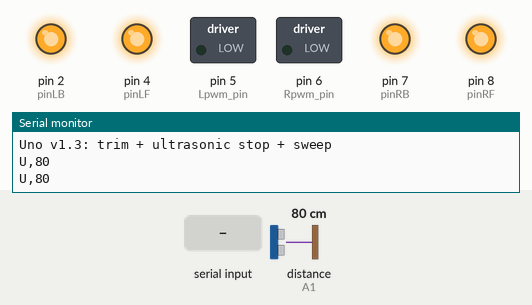
This sketch was run on a simulated Arduino Uno, built with avr-gcc and run on an emulated ATmega328P. Parts: switched loads named in the sketch (green lamp = pin HIGH), output pins drawn as LEDs (lit = HIGH), the last lines printed to the serial monitor. Wiring (inferred from the names in the program): ultrasonic range finder: trigger A0; echo A1. The test bench sets the inputs (shaded band); at power-on: distance to the obstacle (sensor on A1) 80 cm. The echo pulse lasts 58.3 µs per cm; pins used as bus, display or sensor lines are not drawn.

Above: at 1.2 s.
1.3 s: "L\n" received over Serial
At 2.5 s:
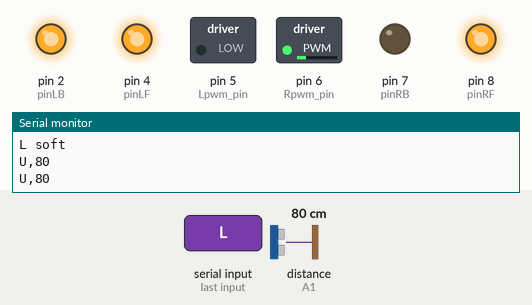
2.8 s: "F\n" received over the second serial link
At 3.8 s:
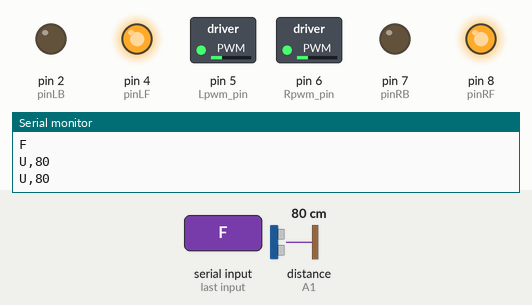
4.3 s: "B\n" received over Serial
At 4.8 s:
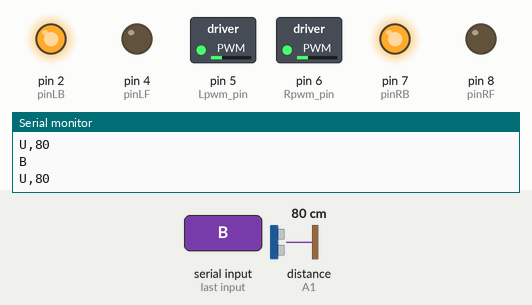
5.8 s: "R\n" received over the second serial link
At 7.0 s:
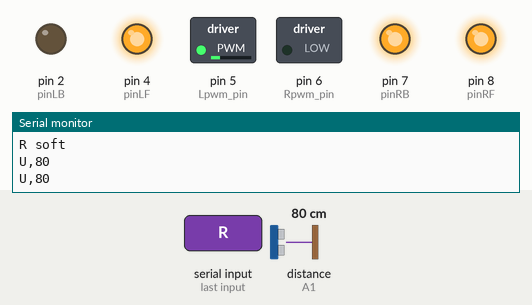
7.3 s: "30,150\n" received over Serial
At 8.3 s:
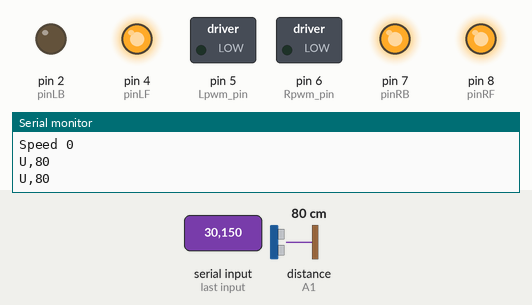
8.8 s: "B\n" received over the second serial link
At 9.4 s:
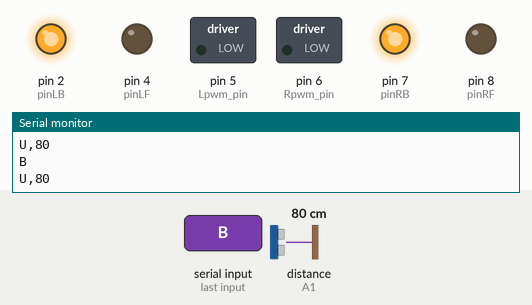
Timing chart, 0 to 11.3 s (numbered marks = the images above; inputs shaded):
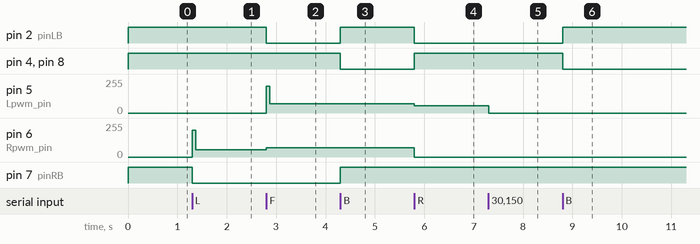

The sketch:

Uno_Rover_CAM_Listen.ino
```cpp
#include <SoftwareSerial.h>
#include <Servo.h>

// v1.3: wheel trim (#w), ultrasonic stop (#u), servo sweep (#s / #x), U,<cm> telemetry.
SoftwareSerial camSerial(3, 12);  // RX=3 <- CAM GPIO14; TX=12 -> divider -> CAM GPIO15

#define Lpwm_pin 5   // Timer0 PWM (unaffected by Servo lib, which takes Timer1 / D9,D10 PWM)
#define Rpwm_pin 6
#define pinLB 2
#define pinLF 4
#define pinRB 7
#define pinRF 8

#define US_TRIG A0
#define US_ECHO A1
#define SERVO_PIN 9

unsigned char speedPwm = 70;  // crawl default until PC sends 1-9

// "#k<pwm>,<ms>\n"  e.g. "#k200,70\n"  (pwm 0 = kick off)
unsigned char kickPwm = 200;
unsigned int kickMs = 70;

// "#t<pwm>\n" max PWM during soft L/R. 0 = use full cruise speedPwm.
unsigned char turnPwmCap = 56;

// "#wL,R\n" per-wheel trim percent 50-100, scales final PWM of each wheel.
unsigned char trimL = 100;
unsigned char trimR = 100;

// "#u<cm>\n" ultrasonic forward stop distance. 0 = disabled.
unsigned int stopCm = 20;

bool leftDrive = false;
bool rightDrive = false;
bool forwardActive = false;   // last motion command was F
bool usBlocked = false;       // F refused until clear

char lineBuf[24];
uint8_t lineLen = 0;
bool inLineCmd = false;

// ---- ultrasonic ----
const unsigned long US_TIMEOUT_US = 25000UL;  // ~4 m max, bounds blocking
const unsigned long US_PERIOD_MS = 60;
const unsigned long U_REPORT_MS = 500;
unsigned int usHist[3] = {0, 0, 0};   // 0 = no echo / clear
uint8_t usIdx = 0;
unsigned long lastPing = 0, lastReport = 0;

// ---- sweep ----
Servo scanServo;
bool sweeping = false;
int sweepDeg = 0;
unsigned long sweepStepAt = 0;
const unsigned long SWEEP_SETTLE_MS = 80;

unsigned char trimmed(unsigned char pwm, unsigned char pct) {
  return (unsigned char)(((unsigned int)pwm * pct) / 100);
}

unsigned char cruiseFor(bool left, bool right) {
  bool turning = (left != right);
  unsigned char p = speedPwm;
  if (turning && turnPwmCap > 0 && p > turnPwmCap) p = turnPwmCap;
  return p;
}

void writeWheels(unsigned char lp, unsigned char rp) {
  analogWrite(Lpwm_pin, trimmed(lp, trimL));
  analogWrite(Rpwm_pin, trimmed(rp, trimR));
}

void applyDrive(bool left, bool right) {
  unsigned char cruise = cruiseFor(left, right);
  unsigned char lp = left ? cruise : 0;
  unsigned char rp = right ? cruise : 0;

  bool kickL = left && !leftDrive && cruise > 0 && kickPwm > 0 && cruise < kickPwm;
  bool kickR = right && !rightDrive && cruise > 0 && kickPwm > 0 && cruise < kickPwm;

  writeWheels(kickL ? kickPwm : lp, kickR ? kickPwm : rp);
  if (kickL || kickR) {
    delay(kickMs);
    writeWheels(lp, rp);
  }
  leftDrive = left;
  rightDrive = right;
}

void advance() {
  digitalWrite(pinRB, LOW); digitalWrite(pinRF, HIGH);
  digitalWrite(pinLB, LOW); digitalWrite(pinLF, HIGH);
  applyDrive(true, true);
  forwardActive = true;
}

void back() {
  digitalWrite(pinRB, HIGH); digitalWrite(pinRF, LOW);
  digitalWrite(pinLB, HIGH); digitalWrite(pinLF, LOW);
  applyDrive(true, true);
  forwardActive = false;
}

void turnR() {
  digitalWrite(pinLB, LOW); digitalWrite(pinLF, HIGH);
  digitalWrite(pinRB, HIGH); digitalWrite(pinRF, HIGH);
  applyDrive(true, false);
  forwardActive = false;
}

void turnL() {
  digitalWrite(pinRB, LOW); digitalWrite(pinRF, HIGH);
  digitalWrite(pinLB, HIGH); digitalWrite(pinLF, HIGH);
  applyDrive(false, true);
  forwardActive = false;
}

void stopp() {
  digitalWrite(pinRB, HIGH); digitalWrite(pinRF, HIGH);
  digitalWrite(pinLB, HIGH); digitalWrite(pinLF, HIGH);
  analogWrite(Lpwm_pin, 0);
  analogWrite(Rpwm_pin, 0);
  leftDrive = false;
  rightDrive = false;
  forwardActive = false;
}

// Both USB Serial and the CAM link.
void sendLine(const char *s) {
  Serial.println(s);
  camSerial.print(s);
  camSerial.print('\n');
}

// Returns cm, or 0 for no echo (timeout / no sensor). Blocks at most ~25 ms.
unsigned int pingCm() {
  digitalWrite(US_TRIG, LOW);
  delayMicroseconds(2);
  digitalWrite(US_TRIG, HIGH);
  delayMicroseconds(10);
  digitalWrite(US_TRIG, LOW);
  unsigned long us = pulseIn(US_ECHO, HIGH, US_TIMEOUT_US);
  if (us == 0) return 0;
  return (unsigned int)(us / 58UL);
}

unsigned int median3(unsigned int a, unsigned int b, unsigned int c) {
  if (a > b) { unsigned int t = a; a = b; b = t; }
  if (b > c) { unsigned int t = b; b = c; c = t; }
  if (a > b) { unsigned int t = a; a = b; b = t; }
  return b;
}

// Median of the last 3; 0 readings count as "far" so a missing sensor is always clear.
unsigned int usMedian() {
  unsigned int v[3];
  for (uint8_t i = 0; i < 3; i++) v[i] = usHist[i] ? usHist[i] : 9999;
  return median3(v[0], v[1], v[2]);
}

void serviceUltrasonic() {
  unsigned long now = millis();
  if (now - lastPing < US_PERIOD_MS) return;
  lastPing = now;
  usHist[usIdx] = pingCm();
  usIdx = (usIdx + 1) % 3;
  unsigned int m = usMedian();

  bool close = (stopCm > 0 && m < stopCm);
  if (close && forwardActive) {
    stopp();
    usBlocked = true;
    sendLine("USTOP");
  }
  if (!close && usBlocked) {
    usBlocked = false;
    sendLine("UCLEAR");
  }

  if (now - lastReport >= U_REPORT_MS) {
    lastReport = now;
    char buf[16];
    snprintf(buf, sizeof(buf), "U,%u", m >= 9999 ? 0 : m);  // U,0 = no echo
    sendLine(buf);
  }
}

void startSweep() {
  stopp();
  if (!scanServo.attached()) scanServo.attach(SERVO_PIN);
  sweeping = true;
  sweepDeg = 0;
  scanServo.write(sweepDeg);
  sweepStepAt = millis() + 300;  // extra settle to reach 0 from wherever
  sendLine("D,START");
}

void serviceSweep() {
  if (!sweeping) return;
  if ((long)(millis() - sweepStepAt) < 0) return;
  unsigned int cm = pingCm();
  char buf[20];
  snprintf(buf, sizeof(buf), "D,%d,%u", sweepDeg, cm);
  sendLine(buf);
  sweepDeg += 5;
  if (sweepDeg > 180) {
    sweeping = false;
    scanServo.write(90);
    sendLine("D,END");
    return;
  }
  scanServo.write(sweepDeg);
  sweepStepAt = millis() + SWEEP_SETTLE_MS;
}

void applyLineCmd(const char *s) {
  if (s[0] != '#') return;
  char kind = s[1];
  if (kind >= 'A' && kind <= 'Z') kind += 32;

  if (kind == 'k') {
    int pwm = 0, ms = 0;
    if (sscanf(s + 2, "%d,%d", &pwm, &ms) < 2) return;
    pwm = constrain(pwm, 0, 255);
    ms = constrain(ms, 0, 500);
    kickPwm = (unsigned char)pwm;
    kickMs = (unsigned int)ms;
    Serial.print("Kick "); Serial.print(kickPwm);
    Serial.print(" / "); Serial.print(kickMs); Serial.println(" ms");
    return;
  }
  if (kind == 't') {
    int pwm = 0;
    if (sscanf(s + 2, "%d", &pwm) < 1) return;
    turnPwmCap = (unsigned char)constrain(pwm, 0, 255);
    Serial.print("TurnCap "); Serial.println(turnPwmCap);
    return;
  }
  if (kind == 'w') {
    int l = 100, r = 100;
    if (sscanf(s + 2, "%d,%d", &l, &r) < 2) return;
    trimL = (unsigned char)constrain(l, 50, 100);
    trimR = (unsigned char)constrain(r, 50, 100);
    if (leftDrive || rightDrive) {
      unsigned char c = cruiseFor(leftDrive, rightDrive);
      writeWheels(leftDrive ? c : 0, rightDrive ? c : 0);
    }
    Serial.print("Trim "); Serial.print(trimL); Serial.print(","); Serial.println(trimR);
    return;
  }
  if (kind == 'u') {
    int cm = 0;
    if (sscanf(s + 2, "%d", &cm) < 1) return;
    stopCm = (unsigned int)constrain(cm, 0, 400);
    if (stopCm == 0) usBlocked = false;
    Serial.print("StopCm "); Serial.println(stopCm);
    return;
  }
  if (kind == 's') { startSweep(); return; }
  if (kind == 'x') {
    if (sweeping) { sweeping = false; scanServo.write(90); sendLine("D,ABORT"); }
    return;
  }
}

void doCmd(char c) {
  if (c >= 'a' && c <= 'z') c -= 32;
  if (c >= '0' && c <= '9') {
    speedPwm = (c - '0') * 28;
    if (speedPwm < 40 && c != '0') speedPwm = 40;
    if (leftDrive || rightDrive) {
      unsigned char cruise = cruiseFor(leftDrive, rightDrive);
      writeWheels(leftDrive ? cruise : 0, rightDrive ? cruise : 0);
    }
    Serial.print("Speed "); Serial.println(speedPwm);
    return;
  }
  if (sweeping && c != 'S') return;  // motors locked during sweep (S still allowed)
  switch (c) {
    case 'F':
      if (usBlocked) { Serial.println("F refused (obstacle)"); stopp(); break; }
      advance(); Serial.println("F"); break;
    case 'B': back();  Serial.println("B"); break;
    case 'L': turnL(); Serial.println("L soft"); break;
    case 'R': turnR(); Serial.println("R soft"); break;
    case 'S': stopp(); Serial.println("S"); break;
  }
}

void feedChar(char c) {
  if (!inLineCmd) {
    if (c == '#') {
      inLineCmd = true;
      lineLen = 0;
      lineBuf[lineLen++] = c;
      return;
    }
    doCmd(c);
    return;
  }
  if (c == '\r') return;
  if (c == '\n' || lineLen >= sizeof(lineBuf) - 1) {
    lineBuf[lineLen] = 0;
    applyLineCmd(lineBuf);
    inLineCmd = false;
    lineLen = 0;
    return;
  }
  lineBuf[lineLen++] = c;
}

void setup() {
  pinMode(pinLB, OUTPUT); pinMode(pinLF, OUTPUT);
  pinMode(pinRB, OUTPUT); pinMode(pinRF, OUTPUT);
  pinMode(Lpwm_pin, OUTPUT); pinMode(Rpwm_pin, OUTPUT);
  pinMode(US_TRIG, OUTPUT); digitalWrite(US_TRIG, LOW);
  pinMode(US_ECHO, INPUT);
  stopp();
  Serial.begin(9600);
  camSerial.begin(9600);
  Serial.println("Uno v1.3: trim + ultrasonic stop + sweep");
}

void loop() {
  while (Serial.available()) feedChar(Serial.read());
  while (camSerial.available()) feedChar(camSerial.read());
  if (sweeping) serviceSweep();
  else serviceUltrasonic();
}
```

Measured:
- after the input at 1.3 s, pin 6 (Rpwm_pin): 0/255 → 200/255 at once, → 56/255 0.07 s later; pin 7 (pinRB): HIGH → LOW at once
- after the input at 2.8 s, pin 2 (pinLB): HIGH → LOW at once; pin 5 (Lpwm_pin): 0/255 → 200/255 at once, → 70/255 0.07 s later; pin 6 (Rpwm_pin): 56/255 → 70/255 at once
- after the input at 4.3 s, pin 2 (pinLB), pin 7 (pinRB): LOW → HIGH at once; pin 4 (pinLF), pin 8 (pinRF): HIGH → LOW at once
- after the input at 5.8 s, pin 2 (pinLB): HIGH → LOW at once; pin 4 (pinLF), pin 8 (pinRF): LOW → HIGH at once; pin 5 (Lpwm_pin): 70/255 → 56/255 at once; pin 6 (Rpwm_pin): 70/255 → 0/255 at once
- after the input at 7.3 s, pin 5 (Lpwm_pin): 56/255 → 0/255 at once
- after the input at 8.8 s, pin 2 (pinLB): LOW → HIGH at once; pin 4 (pinLF), pin 8 (pinRF): HIGH → LOW at once
